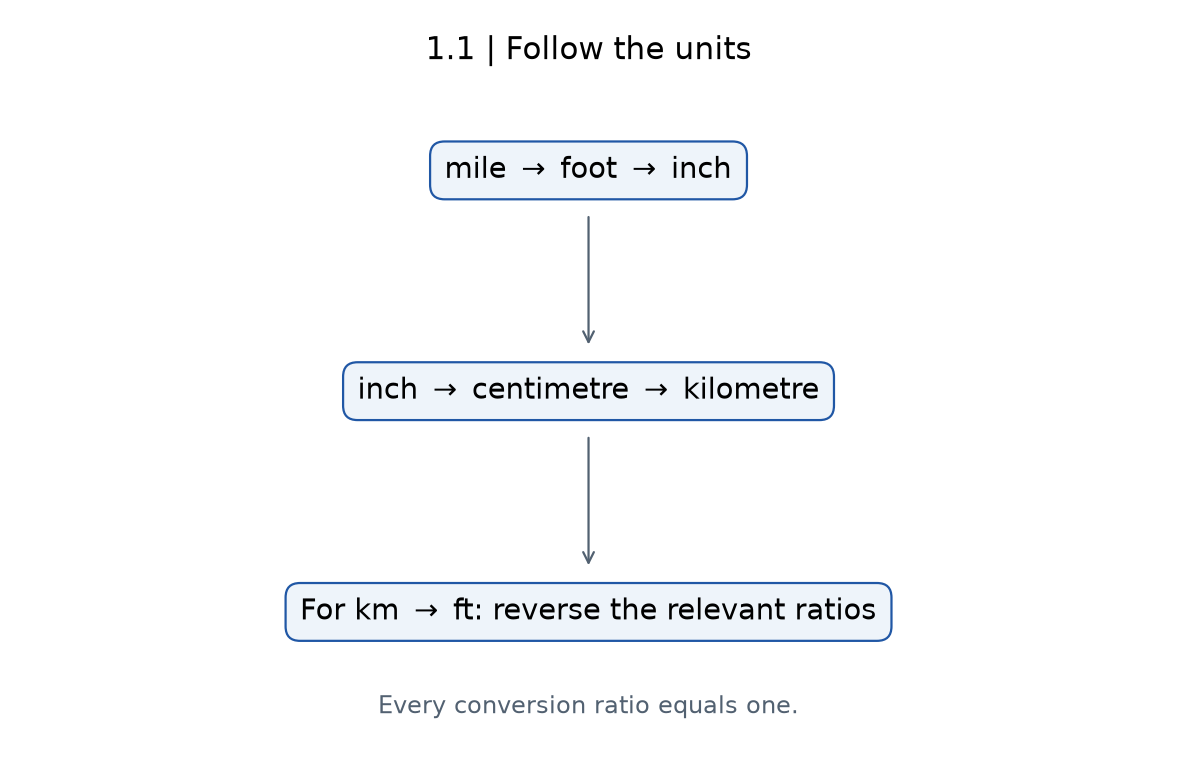
#> input picture fall/phy101/assets/week01-solutions/exercise-1-01.png, 1177 x 777 px
$ python -i build_formula_reasoning_docs.py   (imports and definitions only)
#> lines starting #> are read from the running program, lines starting #| are printed output that depends on the picture; after the words box and inside, x2 and y2 are one past the last pixel; in counts of white or black regions, pixels touching at a corner belong together
from __future__ import annotations

import html
import os
import re
import shutil
import subprocess
import sys
from dataclasses import dataclass
from pathlib import Path

from docx import Document
from docx.enum.text import WD_ALIGN_PARAGRAPH
from docx.shared import Inches, Pt
from PIL import Image, ImageChops

from check_formula_reasoning import validate_source


ROOT = Path(r"C:\Users\arifs\Documents\GitHub\courses\fall\phy101")
SRC_MD = ROOT / "FORMULA_REASONING_W01_W07.md"
OUT_DOCX = ROOT / "PHY101_Formula_Reasoning_W01_W07.docx"
OUT_PDF = ROOT / "PHY101_Formula_Reasoning_W01_W07.pdf"
BUILD = ROOT / "_build_formula_reasoning"
EQ_DIR = BUILD / "equation_images"
EQ_PDF_DIR = BUILD / "equation_pdf"
PDF_BUILD_DIR = BUILD / "pdf"

PDFTOPPM = Path(
    r"C:\Users\arifs\.cache\codex-runtimes\codex-primary-runtime\dependencies\native\poppler\Library\bin\pdftoppm.exe"
)
XELATEX = shutil.which("xelatex") or r"C:\Users\arifs\AppData\Local\Programs\MiKTeX\miktex\bin\x64\xelatex.exe"


@dataclass
class Token:
    kind: str
    text: str
    level: int = 0


# [200 lines left out: functions parse_markdown, latex_escape_text, is_math_inline, normalize_inline_math, latex_inline, tex_display and 3 more, not called in this run]


def crop_equation_image(src: Path, dst: Path) -> None:
#> called with dst = 'out.png'
    im = Image.open(src).convert("RGB")
    bg = Image.new("RGB", im.size, (255, 255, 255))
#> bg: PIL image 1177x777 RGB; every value is 255
    diff = ImageChops.difference(im, bg).convert("L")
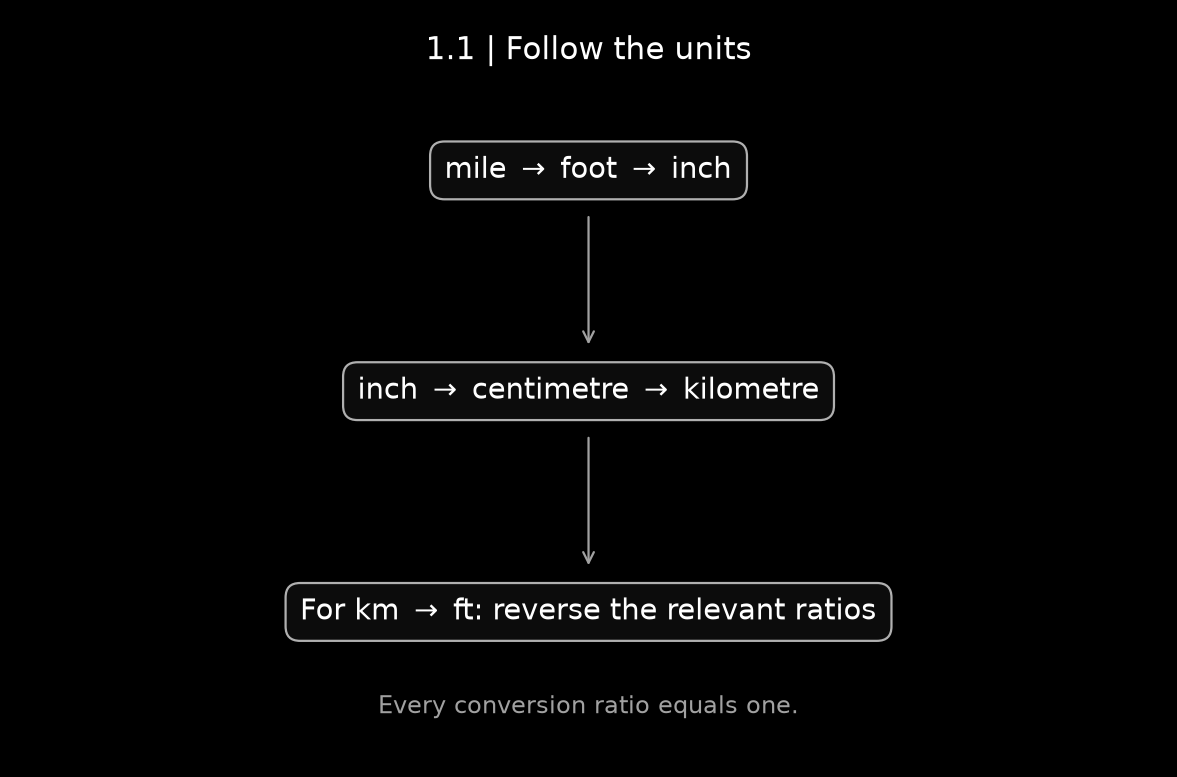
#> diff: PIL image 1177x777 L; min 0, max 255, mean 5.2
    # Convert near-white anti-aliased pixels to black background, then crop.
    diff = diff.point(lambda px: 255 if px > 10 else 0)
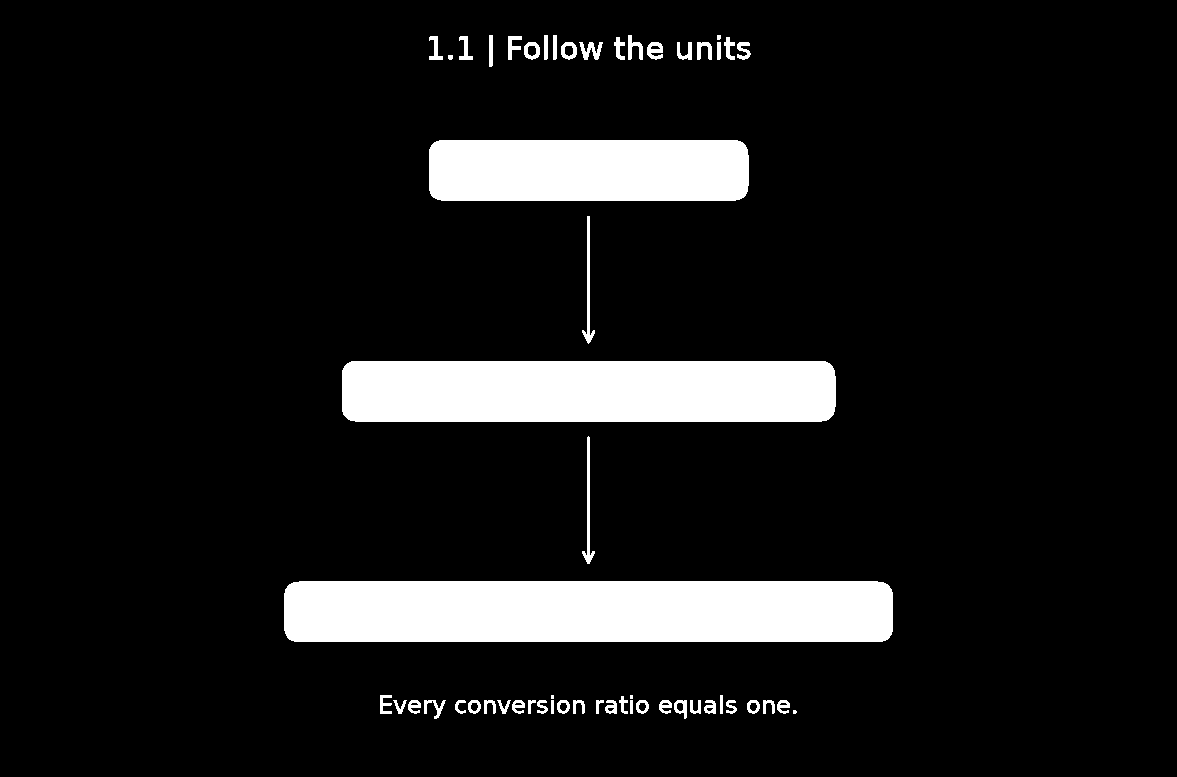
#> diff: PIL image 1177x777 L; 10.1% white; 55 white regions (4 under 20 px), largest, box (x1, y1, x2, y2) and area: (284, 581, 893, 642) 36970, (342, 361, 836, 422) 29948, (429, 140, 749, 201) 19341
    bbox = diff.getbbox()
#> bbox = (284, 35, 893, 719)
    if bbox is None:
        im.save(dst)
        return
    pad = 20
    box = (
        max(bbox[0] - pad, 0),
        max(bbox[1] - pad, 0),
        min(bbox[2] + pad, im.width),
        min(bbox[3] + pad, im.height),
    )
#> box = (264, 15, 913, 739)
    im.crop(box).save(dst)
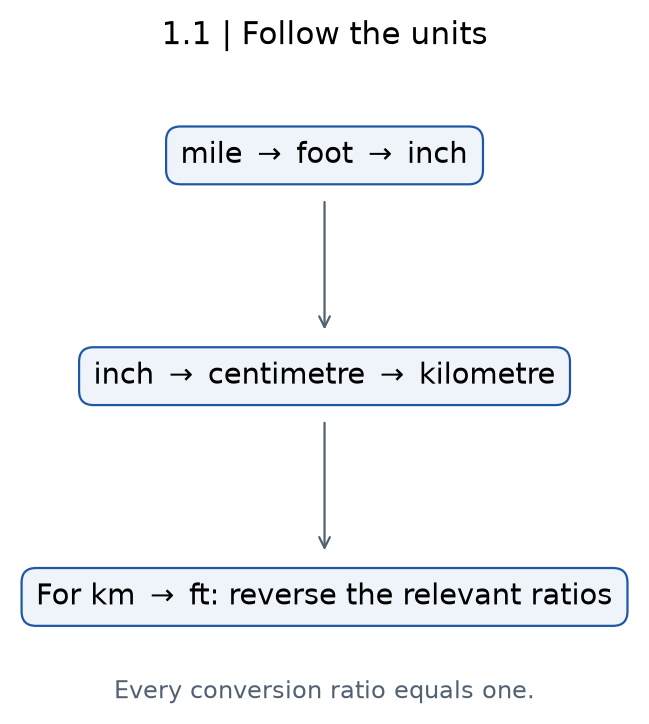
#> saved as out.png: PIL image 649x724 RGB; mean R, G, B 243.4, 245.2, 247.3


SUB_MAP = str.maketrans("0123456789+-=()abcdefghijklmnopqrstuvwxyz", "₀₁₂₃₄₅₆₇₈₉₊₋₌₍₎ₐ♭꜀ᑯₑբ₉ₕᵢⱼₖₗₘₙₒₚ۹ᵣₛₜᵤᵥwₓᵧ₂")
SUP_MAP = str.maketrans("0123456789+-=()abcdefghijklmnopqrstuvwxyz", "⁰¹²³⁴⁵⁶⁷⁸⁹⁺⁻⁼⁽⁾ᵃᵇᶜᵈᵉᶠᵍʰⁱʲᵏˡᵐⁿᵒᵖqʳˢᵗᵘᵛʷˣʸᶻ")


# [162 lines left out: functions unicode_formula, add_inline_runs, configure_doc, build_docx, main, not called in this run]


# [2 lines not run here, left out]

>>> result = crop_equation_image('../assets/week01-solutions/exercise-1-01.png', 'out.png')
